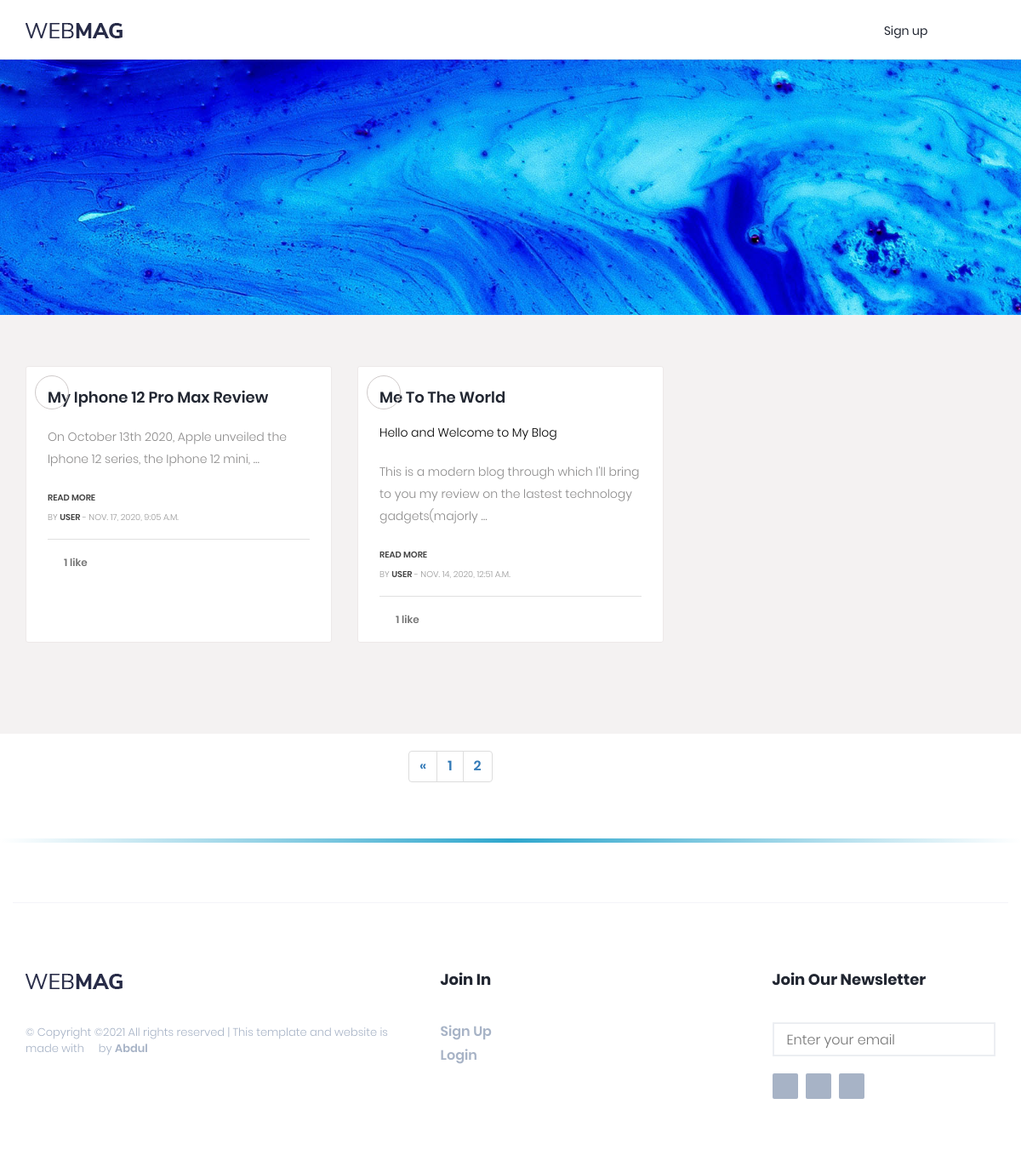
Screenshot of /?page=2 with the database file from the repository.
### Site/models.py (models this page shows, shortened)
class Article(models.Model):
    STATUS_CHOICES = (
        ('draft', 'Draft'),
        ('published', 'Published'),
    )
    objects = models.Manager()
    published = PublishedManager()
    title = models.CharField(max_length=250)
    Author = models.ForeignKey(User, related_name='author', on_delete=models.PROTECT)
    body = HTMLField()
    from pyuploadcare.dj.models import ImageField
    cover_photo = ImageField(blank=True, null=True)
    slug = models.SlugField(max_length=100)
    snippet = models.CharField(max_length=150, blank=True, null=True)
    publish_date = models.DateTimeField(default=timezone.now)
    is_featured = models.BooleanField(default=False)
    likes = models.ManyToManyField(User, related_name='likes', blank=True)
    status = models.CharField(max_length=10, choices=STATUS_CHOICES, default='draft')
    class Meta:
        verbose_name = 'Article'
        verbose_name_plural = 'Articles'
        ordering = ['-id']

### Site/views.py (the view)
# urls.py: 2. Add a URL to urlpatterns:  path('', views.home, name='home')
def home(request):
    post_list = Article.published.all().order_by('-publish_date', '-id')
    paginator = Paginator(post_list, 6)
    page = request.GET.get('page')
    try:
        post = paginator.page(page)
    except PageNotAnInteger:
        post = paginator.page(1)
    except EmptyPage:
        post = paginator.page(paginator.num_pages)
    if page is None:
        start_index = 0
        end_index = 7
    else:
        (start_index, end_index) = proper_pagination(post, index=4)
    page_range = list(paginator.page_range)[start_index:end_index]
    query = request.GET.get('q')
    authored = Article.objects.filter(Author__username=request.user.username)[:15]
    if query:
        post = Article.published.filter(
            Q(title__icontains=query) |
            Q(Author__username__icontains=query)
        )
    context = {
        'post': post,
        'authored_post': authored,
        'page_range': page_range
    }
    return render(request, 'blog/home.html', context)

### Site/models.py (called while the page is built)
    def get_queryset(self):
        return super(PublishedManager, self).get_queryset().filter(status="published")

### Site/views.py (called while the page is built)
def proper_pagination(post, index):
    start_index = 0
    end_index = 7
    if post.number > index:
        start_index = post.number - index
        end_index = start_index + end_index
    return start_index, end_index

### templates/blog/home.html (shortened to what this page needs)
{% load static %}
<!DOCTYPE html>
<html lang="en">
<head>
	<link rel="stylesheet" href="{% static 'css/bootstrap.min.css' %}">
	<link rel="stylesheet" href="{% static 'css/stylesheet.css' %}">
	<link rel="stylesheet" href="/static/css/style.css">
</head>
<body>
<header id="header">
	<div id="nav">
		<div id="nav-fixed">
			<div class="container">
				<div class="nav-logo">
					<a href="{% url 'home' %}" class="logo"><img src="/static/img/logo.png" alt=""></a>
				</div>
				<div class="nav-btns">
					{%if not user.is_authenticated %}
					<a class="btn btn-outline-secondary" href="{% url 'signup' %}">Sign up</a>
					{% endif %}
					<button class="search-btn"><i class="fa fa-search"></i></button>
				</div>
			</div>
		</div>
	</div>
</header>
<div class="slider"></div>
<section>
	<div class="gap gray-bg">
		<div class="container">
			<div class="row" id="page-contents">
				<div class=" col-lg-12">
					<div class="blog-sec" >
						<div class="row">
							{% for item in post%}
							<div class="col-lg-4 col-sm-6">
								<div class="g-post-classic">
									<figure>
										<i class="fa fa-laptop"></i>
									</figure>
									<div class="g-post-meta" style="height:300px;">
										<div class="post-title">
											<h4><a title="" href="{% url 'article_detail' item.id item.slug %}">{{ item.title|title }}</a></h4>
											{% if item.snippet %}
											<p class="text-black" >{{ item.snippet }}</p>
											{% endif %}
											<p class="text-black-50" style="margin-top:0;" >{{ item.body|safe|truncatewords:18 }}</p>
											<span class="p-date"> <a href="{% url 'article_detail' item.id item.slug %}" title="">READ MORE</a></span><br>
											<span class="p-date">by <a href="#" title="">{{ item.Author }}</a> -  {{ item.publish_date }}</span>
										</div>
										<div class="g-post-ranking">
											<a title="" href="" class="likes"><i class="fa fa-heart-o"></i>{{ item.likes.count }} like{{ item.likes.count|pluralize }}</a>
										</div>
									</div>
								</div>
							</div>
							{% empty %}
							<h3>No post found by {{ request.GET.q }}</h3>
							{% endfor %}
						</div>
					</div>
				</div>
			</div>
		</div>
	</div>
</section>
<div style="float:left;margin-left:40%">
	<ul class="pagination">
		{% if post.has_previous %}
		<li class="page-item ">
			<a href="?page={{ post.previous_page_number }}" class="page-link">&laquo;</a>
		</li>
		{% endif %}
		{% for p in page_range %}
		{% if p.number == p %}
		<li class="page-item active">
			<a href="?page={{ p }}" class="page-link">{{ p }}</a>
		</li>
		{% else %}
		<li class="page-item">
			<a href="?page={{ p }}" class="page-link">{{ p }}</a>
		</li>
		{% endif %}
		{% endfor %}
	</ul>
</div>
<footer id="footer">
	<div class="container">
		<div class="row">
			<div class="col-md-5">
				<div class="footer-widget">
					<div class="footer-logo">
						<a href="{% url 'home' %}" class="logo"><img src="/static/img/logo.png" alt=""></a>
					</div>
					<div class="footer-copyright">
						<span>&copy;
							Copyright &copy;<script>document.write(new Date().getFullYear());</script> All rights reserved | This template and website is made with <i class="fa fa-heart-o" aria-hidden="true"></i> by <a href="https://www.instagram.com/daromosuabdul/" target="_blank">Abdul</a>
							</span>
					</div>
				</div>
			</div>
			<div class="col-md-4">
				<div class="row">
					<div class="col-md-6">
						<div class="footer-widget">
							<h3 class="footer-title">Join In</h3>
							<ul class="footer-links">
								<li><a href="{% url 'signup' %}">Sign Up</a></li>
								<li><a href="{% url 'login' %}">Login</a></li>
							</ul>
						</div>
					</div>
				</div>
			</div>
			<div class="col-md-3">
				<div class="footer-widget">
					<h3 class="footer-title">Join our Newsletter</h3>
					<div class="footer-newsletter">
						<form class="newsletter" method="post">
							<input class="input" id="newsletter" type="email" name="newsletter" placeholder="Enter your email">
							<button class="newsletter-btn"><i class="fa fa-paper-plane"></i></button>
						</form>
					</div>
					<ul class="footer-social">
						<li><a href="https://www.facebook.com/bitshub.vibes"><i class="fa fa-facebook"></i></a></li>
						<li><a href="https://twitter.com/TheHub57480435?s=09"><i class="fa fa-twitter"></i></a></li>
						<li><a href="https://www.instagram.com/thebitshub/"><i class="fa fa-instagram"></i></a></li>
					</ul>
				</div>
			</div>
		</div>
	</div>
</footer>
</body>
</html>

### rows the page displays
Article: title "My Iphone 12 Pro Max Review", body "On October 13th 2020, Apple unveiled the Iphone 12 series, the Iphone 12 mini, …", Author "USER", publish_date "NOV. 17, 2020, 9:05 A.M.", likes.count "1"
Article: title "Me To The World", snippet "Hello and Welcome to My Blog", body "This is a modern blog through which I'll bring to you my review on the lastest technology gadgets(majorly …", Author "USER", publish_date "NOV. 14, 2020, 12:51 A.M.", likes.count "1"

### other values shown
{{ p }} "1" "2"
